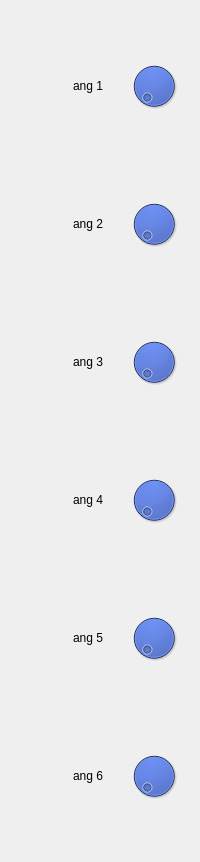
      <widget class="QWidget" name="anglesPage">
       <layout class="QHBoxLayout" name="horizontalLayout_2">
        <item>
         <widget class="QWidget" name="imgWidget" native="true">
          <layout class="QVBoxLayout" name="verticalLayout_15">
           <item>
            <spacer name="verticalSpacer_9">
             <property name="orientation">
              <enum>Qt::Orientation::Vertical</enum>
             </property>
             <property name="sizeHint" stdset="0">
              <size>
               <width>20</width>
               <height>40</height>
              </size>
             </property>
            </spacer>
           </item>
           <item>
            <widget class="QLabel" name="jointImg1">
             <property name="sizePolicy">
              <sizepolicy hsizetype="Minimum" vsizetype="Preferred">
               <horstretch>0</horstretch>
               <verstretch>0</verstretch>
              </sizepolicy>
             </property>
             <property name="maximumSize">
              <size>
               <width>100</width>
               <height>100</height>
              </size>
             </property>
             <property name="text">
              <string/>
             </property>
             <property name="pixmap">
              <pixmap resource="resources.qrc">:/img/img/joint_0.png</pixmap>
             </property>
             <property name="scaledContents">
              <bool>true</bool>
             </property>
            </widget>
           </item>
           <item>
            <spacer name="verticalSpacer_11">
             <property name="orientation">
              <enum>Qt::Orientation::Vertical</enum>
             </property>
             <property name="sizeHint" stdset="0">
              <size>
               <width>20</width>
               <height>40</height>
              </size>
             </property>
            </spacer>
           </item>
           <item>
            <spacer name="verticalSpacer_10">
             <property name="orientation">
              <enum>Qt::Orientation::Vertical</enum>
             </property>
             <property name="sizeHint" stdset="0">
              <size>
               <width>20</width>
               <height>40</height>
              </size>
             </property>
            </spacer>
           </item>
           <item>
            <widget class="QLabel" name="jointImg2">
             <property name="maximumSize">
              <size>
               <width>100</width>
               <height>100</height>
              </size>
             </property>
             <property name="text">
              <string/>
             </property>
             <property name="pixmap">
              <pixmap resource="resources.qrc">:/img/img/joint_1.png</pixmap>
             </property>
             <property name="scaledContents">
              <bool>true</bool>
             </property>
            </widget>
           </item>
           <item>
            <spacer name="verticalSpacer_13">
             <property name="orientation">
              <enum>Qt::Orientation::Vertical</enum>
             </property>
             <property name="sizeHint" stdset="0">
              <size>
               <width>20</width>
               <height>40</height>
              </size>
             </property>
            </spacer>
           </item>
           <item>
            <spacer name="verticalSpacer_12">
             <property name="orientation">
              <enum>Qt::Orientation::Vertical</enum>
             </property>
             <property name="sizeHint" stdset="0">
              <size>
               <width>20</width>
               <height>40</height>
              </size>
             </property>
            </spacer>
           </item>
           <item>
            <widget class="QLabel" name="jointImg3">
             <property name="maximumSize">
              <size>
               <width>100</width>
               <height>100</height>
              </size>
             </property>
             <property name="text">
              <string/>
             </property>
             <property name="pixmap">
              <pixmap resource="resources.qrc">:/img/img/joint_2.png</pixmap>
             </property>
             <property name="scaledContents">
              <bool>true</bool>
             </property>
            </widget>
           </item>
           <item>
            <spacer name="verticalSpacer_14">
             <property name="orientation">
              <enum>Qt::Orientation::Vertical</enum>
             </property>
             <property name="sizeHint" stdset="0">
              <size>
               <width>20</width>
               <height>40</height>
              </size>
             </property>
            </spacer>
           </item>
           <item>
            <spacer name="verticalSpacer_15">
             <property name="orientation">
              <enum>Qt::Orientation::Vertical</enum>
             </property>
             <property name="sizeHint" stdset="0">
              <size>
               <width>20</width>
               <height>40</height>
              </size>
             </property>
            </spacer>
           </item>
           <item>
            <widget class="QLabel" name="jointImg4">
             <property name="maximumSize">
              <size>
               <width>100</width>
               <height>100</height>
              </size>
             </property>
             <property name="text">
              <string/>
             </property>
             <property name="pixmap">
              <pixmap resource="resources.qrc">:/img/img/joint_3.png</pixmap>
             </property>
             <property name="scaledContents">
              <bool>true</bool>
             </property>
            </widget>
           </item>
           <item>
            <spacer name="verticalSpacer_16">
             <property name="orientation">
              <enum>Qt::Orientation::Vertical</enum>
             </property>
             <property name="sizeHint" stdset="0">
              <size>
               <width>20</width>
               <height>40</height>
              </size>
             </property>
            </spacer>
           </item>
           <item>
            <spacer name="verticalSpacer_17">
             <property name="orientation">
              <enum>Qt::Orientation::Vertical</enum>
             </property>
             <property name="sizeHint" stdset="0">
              <size>
               <width>20</width>
               <height>40</height>
              </size>
             </property>
            </spacer>
           </item>
           <item>
            <widget class="QLabel" name="jointImg5">
             <property name="maximumSize">
              <size>
               <width>100</width>
               <height>100</height>
              </size>
             </property>
             <property name="text">
              <string/>
             </property>
             <property name="pixmap">
              <pixmap resource="resources.qrc">:/img/img/joint_4.png</pixmap>
             </property>
             <property name="scaledContents">
              <bool>true</bool>
             </property>
            </widget>
           </item>
           <item>
            <spacer name="verticalSpacer_19">
             <property name="orientation">
              <enum>Qt::Orientation::Vertical</enum>
             </property>
             <property name="sizeHint" stdset="0">
              <size>
               <width>20</width>
               <height>40</height>
              </size>
             </property>
            </spacer>
           </item>
           <item>
            <spacer name="verticalSpacer_18">
             <property name="orientation">
              <enum>Qt::Orientation::Vertical</enum>
             </property>
             <property name="sizeHint" stdset="0">
              <size>
               <width>20</width>
               <height>40</height>
              </size>
             </property>
            </spacer>
           </item>
           <item>
            <widget class="QLabel" name="jointImg6">
             <property name="maximumSize">
              <size>
               <width>100</width>
               <height>100</height>
              </size>
             </property>
             <property name="text">
              <string/>
             </property>
             <property name="pixmap">
              <pixmap resource="resources.qrc">:/img/img/joint_5.png</pixmap>
             </property>
             <property name="scaledContents">
              <bool>true</bool>
             </property>
            </widget>
           </item>
           <item>
            <spacer name="verticalSpacer_20">
             <property name="orientation">
              <enum>Qt::Orientation::Vertical</enum>
             </property>
             <property name="sizeHint" stdset="0">
              <size>
               <width>20</width>
               <height>40</height>
              </size>
             </property>
            </spacer>
           </item>
          </layout>
         </widget>
        </item>
        <item>
         <widget class="QWidget" name="chartWidget" native="true">
          <layout class="QVBoxLayout" name="verticalLayout_5">
           <item>
            <widget class="QLabel" name="angChart1">
             <property name="minimumSize">
              <size>
               <width>0</width>
               <height>0</height>
              </size>
             </property>
             <property name="text">
              <string>ang 1</string>
             </property>
            </widget>
           </item>
           <item>
            <widget class="QLabel" name="angChart2">
             <property name="text">
              <string>ang 2</string>
             </property>
            </widget>
           </item>
           <item>
            <widget class="QLabel" name="angChart3">
             <property name="text">
              <string>ang 3</string>
             </property>
            </widget>
           </item>
           <item>
            <widget class="QLabel" name="angChart4">
             <property name="text">
              <string>ang 4</string>
             </property>
            </widget>
           </item>
           <item>
            <widget class="QLabel" name="angChart5">
             <property name="text">
              <string>ang 5</string>
             </property>
            </widget>
           </item>
           <item>
            <widget class="QLabel" name="angChart6">
             <property name="text">
              <string>ang 6</string>
             </property>
            </widget>
           </item>
          </layout>
         </widget>
        </item>
        <item>
         <widget class="QWidget" name="dialWidget" native="true">
          <property name="maximumSize">
           <size>
            <width>80</width>
            <height>16777215</height>
           </size>
          </property>
          <layout class="QVBoxLayout" name="verticalLayout_4">
           <item>
            <spacer name="verticalSpacer_21">
             <property name="orientation">
              <enum>Qt::Orientation::Vertical</enum>
             </property>
             <property name="sizeHint" stdset="0">
              <size>
               <width>20</width>
               <height>40</height>
              </size>
             </property>
            </spacer>
           </item>
           <item>
            <widget class="QDial" name="dialAngle1">
             <property name="styleSheet">
              <string notr="true">QPushButton {
    max-width: 50px;          /* zmienione z width na max-width */
    max-height: 50px;         /* zmienione z height na max-height */
    background-color: #4169E1;
    border-radius: 5px;
    color: white;
    font-size: 7pt;
    font-weight: bold;
}

QDial {
    background-color: #4169E1;
    border-radius: 4px;
    border: 1px solid #3158DB;
    max-width: 50px;          /* zmienione z min-width na max-width */
    max-height: 50px;         /* zmienione z min-height na max-height */
    /* Dodane właściwości dla zakresu i pozycji */
    qproperty-minimum: -180;
    qproperty-maximum: 180;
    qproperty-startAngle: 90;
    qproperty-spanAngle: 360;
    qproperty-notchesVisible: true;
    qproperty-wrapping: false;
}

QDial::groove {
    background-color: qradialgradient(cx:0.5, cy:0.5, radius:0.5,
                                     fx:0.5, fy:0.5,
                                     stop:0 #6183E4,
                                     stop:1 #3158DB);
    border-radius: 4px;
}

QDial::handle {
    background-color: #819EF0;
    border: 1px solid #3158DB;
    border-radius: 2px;
    width: 8px;
    height: 8px;
}</string>
             </property>
            </widget>
           </item>
           <item>
            <spacer name="verticalSpacer_23">
             <property name="orientation">
              <enum>Qt::Orientation::Vertical</enum>
             </property>
             <property name="sizeHint" stdset="0">
              <size>
               <width>20</width>
               <height>40</height>
              </size>
             </property>
            </spacer>
           </item>
           <item>
            <spacer name="verticalSpacer_22">
             <property name="orientation">
              <enum>Qt::Orientation::Vertical</enum>
             </property>
             <property name="sizeHint" stdset="0">
              <size>
               <width>20</width>
               <height>40</height>
              </size>
             </property>
            </spacer>
           </item>
           <item>
            <widget class="QDial" name="dialAngle2">
             <property name="styleSheet">
              <string notr="true">QPushButton {
    max-width: 50px;          /* zmienione z width na max-width */
    max-height: 50px;         /* zmienione z height na max-height */
    background-color: #4169E1;
    border-radius: 5px;
    color: white;
    font-size: 7pt;
    font-weight: bold;
}

QDial {
    background-color: #4169E1;
    border-radius: 4px;
    border: 1px solid #3158DB;
    max-width: 50px;          /* zmienione z min-width na max-width */
    max-height: 50px;         /* zmienione z min-height na max-height */
    /* Dodane właściwości dla zakresu i pozycji */
    qproperty-minimum: -180;
    qproperty-maximum: 180;
    qproperty-startAngle: 90;
    qproperty-spanAngle: 360;
    qproperty-notchesVisible: true;
    qproperty-wrapping: false;
}

QDial::groove {
    background-color: qradialgradient(cx:0.5, cy:0.5, radius:0.5,
                                     fx:0.5, fy:0.5,
                                     stop:0 #6183E4,
                                     stop:1 #3158DB);
    border-radius: 4px;
}

QDial::handle {
    background-color: #819EF0;
    border: 1px solid #3158DB;
    border-radius: 2px;
    width: 8px;
    height: 8px;
}</string>
             </property>
            </widget>
           </item>
           <item>
            <spacer name="verticalSpacer_24">
             <property name="orientation">
              <enum>Qt::Orientation::Vertical</enum>
             </property>
             <property name="sizeHint" stdset="0">
              <size>
               <width>20</width>
               <height>40</height>
              </size>
             </property>
            </spacer>
           </item>
           <item>
            <spacer name="verticalSpacer_25">
             <property name="orientation">
              <enum>Qt::Orientation::Vertical</enum>
             </property>
             <property name="sizeHint" stdset="0">
              <size>
               <width>20</width>
               <height>40</height>
              </size>
             </property>
            </spacer>
           </item>
           <item>
            <widget class="QDial" name="dialAngle3">
             <property name="styleSheet">
              <string notr="true">QPushButton {
    max-width: 50px;          /* zmienione z width na max-width */
    max-height: 50px;         /* zmienione z height na max-height */
    background-color: #4169E1;
    border-radius: 5px;
    color: white;
    font-size: 7pt;
    font-weight: bold;
}

QDial {
    background-color: #4169E1;
    border-radius: 4px;
    border: 1px solid #3158DB;
    max-width: 50px;          /* zmienione z min-width na max-width */
    max-height: 50px;         /* zmienione z min-height na max-height */
    /* Dodane właściwości dla zakresu i pozycji */
    qproperty-minimum: -180;
    qproperty-maximum: 180;
    qproperty-startAngle: 90;
    qproperty-spanAngle: 360;
    qproperty-notchesVisible: true;
    qproperty-wrapping: false;
}

QDial::groove {
    background-color: qradialgradient(cx:0.5, cy:0.5, radius:0.5,
                                     fx:0.5, fy:0.5,
                                     stop:0 #6183E4,
                                     stop:1 #3158DB);
    border-radius: 4px;
}

QDial::handle {
    background-color: #819EF0;
    border: 1px solid #3158DB;
    border-radius: 2px;
    width: 8px;
    height: 8px;
}</string>
             </property>
            </widget>
           </item>
           <item>
            <spacer name="verticalSpacer_27">
             <property name="orientation">
              <enum>Qt::Orientation::Vertical</enum>
             </property>
             <property name="sizeHint" stdset="0">
              <size>
               <width>20</width>
               <height>40</height>
              </size>
             </property>
            </spacer>
           </item>
           <item>
            <spacer name="verticalSpacer_26">
             <property name="orientation">
              <enum>Qt::Orientation::Vertical</enum>
             </property>
             <property name="sizeHint" stdset="0">
              <size>
               <width>20</width>
               <height>40</height>
              </size>
             </property>
            </spacer>
           </item>
           <item>
            <widget class="QDial" name="dialAngle4">
             <property name="styleSheet">
              <string notr="true">QPushButton {
    max-width: 50px;          /* zmienione z width na max-width */
    max-height: 50px;         /* zmienione z height na max-height */
    background-color: #4169E1;
    border-radius: 5px;
    color: white;
    font-size: 7pt;
    font-weight: bold;
}

QDial {
    background-color: #4169E1;
    border-radius: 4px;
    border: 1px solid #3158DB;
    max-width: 50px;          /* zmienione z min-width na max-width */
    max-height: 50px;         /* zmienione z min-height na max-height */
    /* Dodane właściwości dla zakresu i pozycji */
    qproperty-minimum: -180;
    qproperty-maximum: 180;
    qproperty-startAngle: 90;
    qproperty-spanAngle: 360;
    qproperty-notchesVisible: true;
    qproperty-wrapping: false;
}

QDial::groove {
    background-color: qradialgradient(cx:0.5, cy:0.5, radius:0.5,
                                     fx:0.5, fy:0.5,
                                     stop:0 #6183E4,
                                     stop:1 #3158DB);
    border-radius: 4px;
}

QDial::handle {
    background-color: #819EF0;
    border: 1px solid #3158DB;
    border-radius: 2px;
    width: 8px;
    height: 8px;
}</string>
             </property>
            </widget>
           </item>
           <item>
            <spacer name="verticalSpacer_28">
             <property name="orientation">
              <enum>Qt::Orientation::Vertical</enum>
             </property>
             <property name="sizeHint" stdset="0">
              <size>
               <width>20</width>
               <height>40</height>
              </size>
             </property>
            </spacer>
           </item>
           <item>
            <spacer name="verticalSpacer_29">
             <property name="orientation">
              <enum>Qt::Orientation::Vertical</enum>
             </property>
             <property name="sizeHint" stdset="0">
              <size>
               <width>20</width>
               <height>40</height>
              </size>
             </property>
            </spacer>
           </item>
           <item>
            <widget class="QDial" name="dialAngle5">
             <property name="styleSheet">
              <string notr="true">QPushButton {
    max-width: 50px;          /* zmienione z width na max-width */
    max-height: 50px;         /* zmienione z height na max-height */
    background-color: #4169E1;
    border-radius: 5px;
    color: white;
    font-size: 7pt;
    font-weight: bold;
}

QDial {
    background-color: #4169E1;
    border-radius: 4px;
    border: 1px solid #3158DB;
    max-width: 50px;          /* zmienione z min-width na max-width */
    max-height: 50px;         /* zmienione z min-height na max-height */
    /* Dodane właściwości dla zakresu i pozycji */
    qproperty-minimum: -180;
    qproperty-maximum: 180;
    qproperty-startAngle: 90;
    qproperty-spanAngle: 360;
    qproperty-notchesVisible: true;
    qproperty-wrapping: false;
}

QDial::groove {
    background-color: qradialgradient(cx:0.5, cy:0.5, radius:0.5,
                                     fx:0.5, fy:0.5,
                                     stop:0 #6183E4,
                                     stop:1 #3158DB);
    border-radius: 4px;
}

QDial::handle {
    background-color: #819EF0;
    border: 1px solid #3158DB;
    border-radius: 2px;
    width: 8px;
    height: 8px;
}</string>
             </property>
            </widget>
           </item>
           <item>
            <spacer name="verticalSpacer_31">
             <property name="orientation">
              <enum>Qt::Orientation::Vertical</enum>
             </property>
             <property name="sizeHint" stdset="0">
              <size>
               <width>20</width>
               <height>40</height>
              </size>
             </property>
            </spacer>
           </item>
           <item>
            <spacer name="verticalSpacer_30">
             <property name="orientation">
              <enum>Qt::Orientation::Vertical</enum>
             </property>
             <property name="sizeHint" stdset="0">
              <size>
               <width>20</width>
               <height>40</height>
              </size>
             </property>
            </spacer>
           </item>
           <item>
            <widget class="QDial" name="dialAngle6">
             <property name="styleSheet">
              <string notr="true">QPushButton {
    max-width: 50px;          /* zmienione z width na max-width */
    max-height: 50px;         /* zmienione z height na max-height */
    background-color: #4169E1;
    border-radius: 5px;
    color: white;
    font-size: 7pt;
    font-weight: bold;
}

QDial {
    background-color: #4169E1;
    border-radius: 4px;
    border: 1px solid #3158DB;
    max-width: 50px;          /* zmienione z min-width na max-width */
    max-height: 50px;         /* zmienione z min-height na max-height */
    /* Dodane właściwości dla zakresu i pozycji */
    qproperty-minimum: -180;
    qproperty-maximum: 180;
    qproperty-startAngle: 90;
    qproperty-spanAngle: 360;
    qproperty-notchesVisible: true;
    qproperty-wrapping: false;
}

QDial::groove {
    background-color: qradialgradient(cx:0.5, cy:0.5, radius:0.5,
                                     fx:0.5, fy:0.5,
                                     stop:0 #6183E4,
                                     stop:1 #3158DB);
    border-radius: 4px;
}

QDial::handle {
    background-color: #819EF0;
    border: 1px solid #3158DB;
    border-radius: 2px;
    width: 8px;
    height: 8px;
}</string>
             </property>
            </widget>
           </item>
           <item>
            <spacer name="verticalSpacer_32">
             <property name="orientation">
              <enum>Qt::Orientation::Vertical</enum>
             </property>
             <property name="sizeHint" stdset="0">
              <size>
               <width>20</width>
               <height>40</height>
              </size>
             </property>
            </spacer>
           </item>
          </layout>
         </widget>
        </item>
       </layout>
      </widget>
